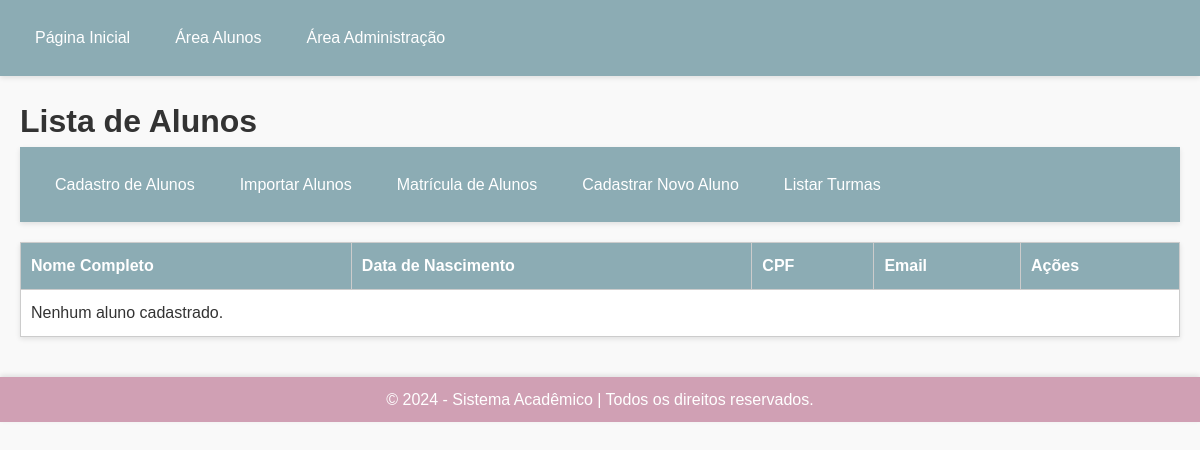
/alunos/, run on an earlier commit of the app's database.
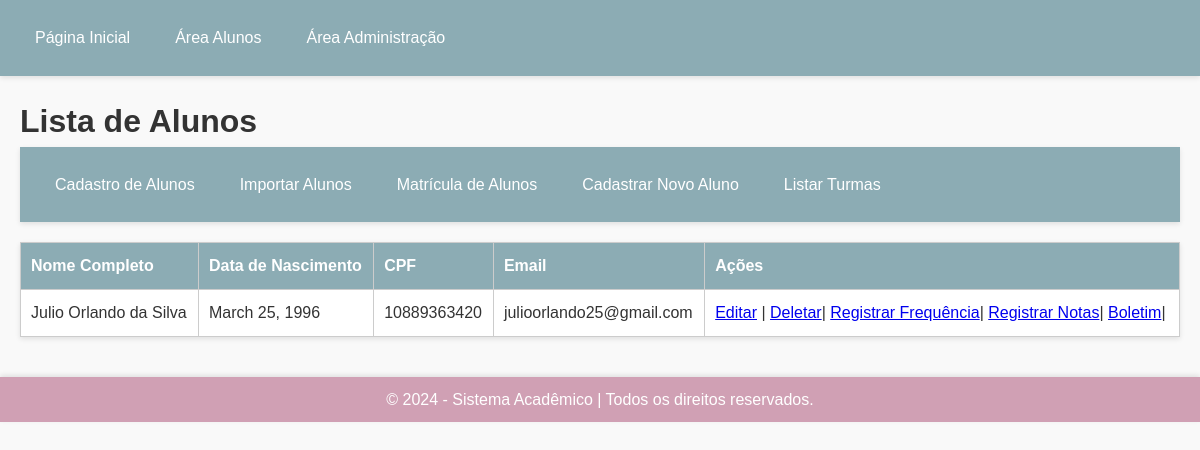
And on a later commit of the database.
### core/models.py (models this page shows, shortened)
class Aluno(models.Model):
    nome_completo = models.CharField(max_length=255)
    data_nascimento = models.DateField()
    cpf = models.CharField(max_length=11, unique=True)
    rg = models.CharField(max_length=20)
    telefone = models.CharField(max_length=15)
    email = models.EmailField()
    endereco = models.TextField()
    nome_responsavel = models.CharField(max_length=255)
    historico_academico = models.TextField()

### core/views.py (the view)
# urls.py: path('alunos/', views.aluno_lista, name='aluno_lista'),  # Define a URL para a lista de alunos
def aluno_lista(request):
    alunos = Aluno.objects.all()
    return render(request, 'alunos/aluno_lista.html', {'alunos': alunos})

### core/templates/alunos/aluno_lista.html (shortened to what this page needs)
{% extends 'base.html' %}
{% block content %}
    <h1>Lista de Alunos</h1>
    <header class="main-header">
        <nav>
            <ul class="menu">
                <a href="{% url 'cadastro_aluno' %}">Cadastro de Alunos</a>
                <a href="{% url 'importar_alunos' %}">Importar Alunos</a>
                <a href="{% url 'matricular_aluno' %}">Matrícula de Alunos</a>
                <a href="{% url 'cadastro_aluno' %}">Cadastrar Novo Aluno</a>
                <a href="{% url 'lista_turmas' %}">Listar Turmas</a>
            </ul>
        </nav>
        </header>
    <table border="1">
        <thead>
            <tr>
                <th>Nome Completo</th>
                <th>Data de Nascimento</th>
                <th>CPF</th>
                <th>Email</th>
                <th>Ações</th>
            </tr>
        </thead>
        <tbody>
            {% for aluno in alunos %}
            <tr>
                <td>{{ aluno.nome_completo }}</td>
                <td>{{ aluno.data_nascimento }}</td>
                <td>{{ aluno.cpf }}</td>
                <td>{{ aluno.email }}</td>
                <td>
                    <a href="{% url 'editar_aluno' aluno.id %}">Editar</a> |
                    <a href="{% url 'deletar_aluno' aluno.id %}">Deletar</a>|
                    <a href="{% url 'registrar_frequencia' aluno.id %}">Registrar Frequência</a>|
                    <a href="{% url 'registrar_notas' aluno.id %}">Registrar Notas</a>|
                    <a href="{% url 'boletim' aluno.id %}">Boletim</a>|
                </td>
            </tr>
            {% empty %}
            <tr>
                <td colspan="5">Nenhum aluno cadastrado.</td>
            </tr>
            {% endfor %}
        </tbody>
    </table>
{% endblock %}

What changed in the data, as far as the page shows it:
added Aluno: nome_completo "Julio Orlando da Silva", data_nascimento "March 25, 1996", cpf "10889363420", email "julioorlando25@gmail.com"
Also different on the page:
text no longer shown: "Nenhum aluno cadastrado."
